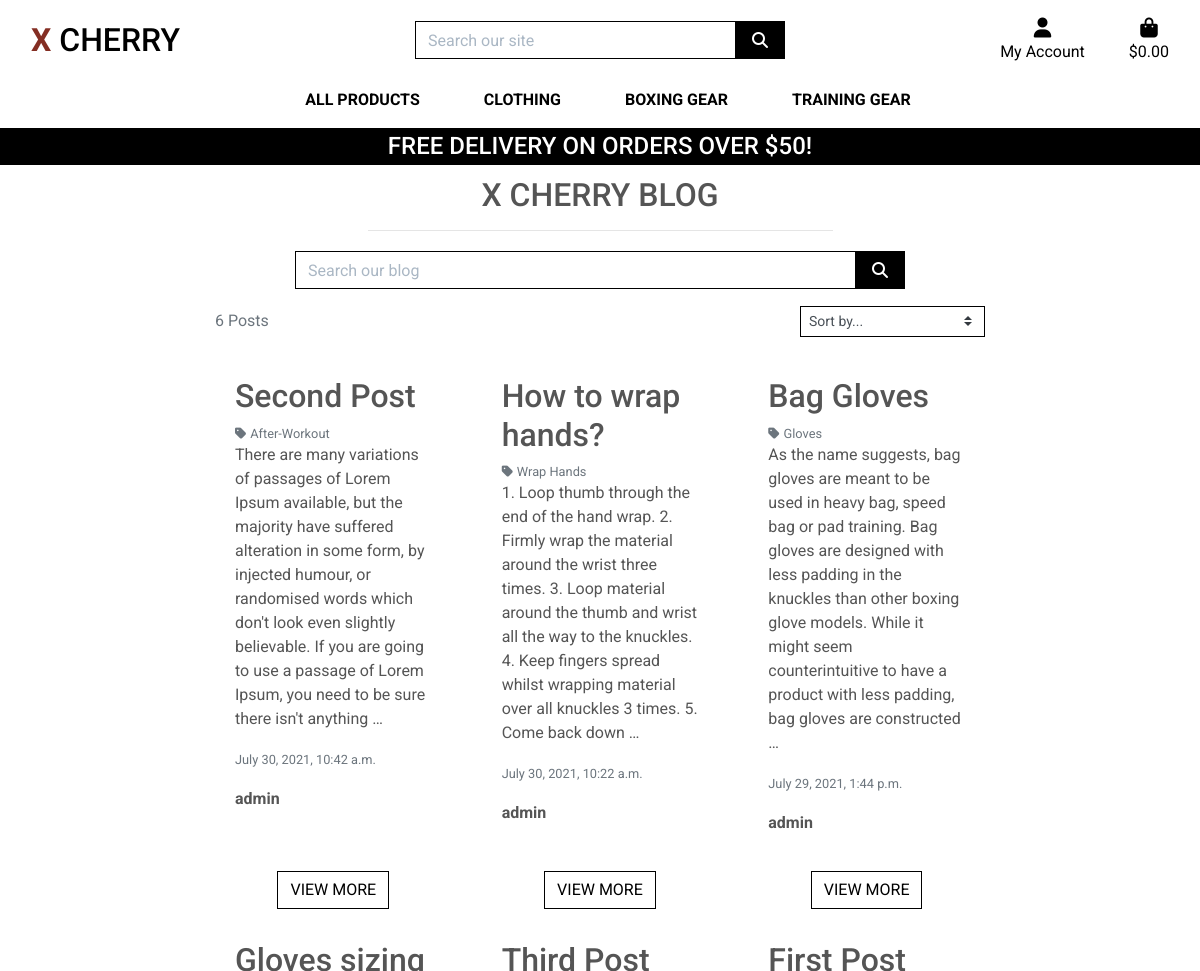
The page /blog/ (upper part) on the database as committed earlier.
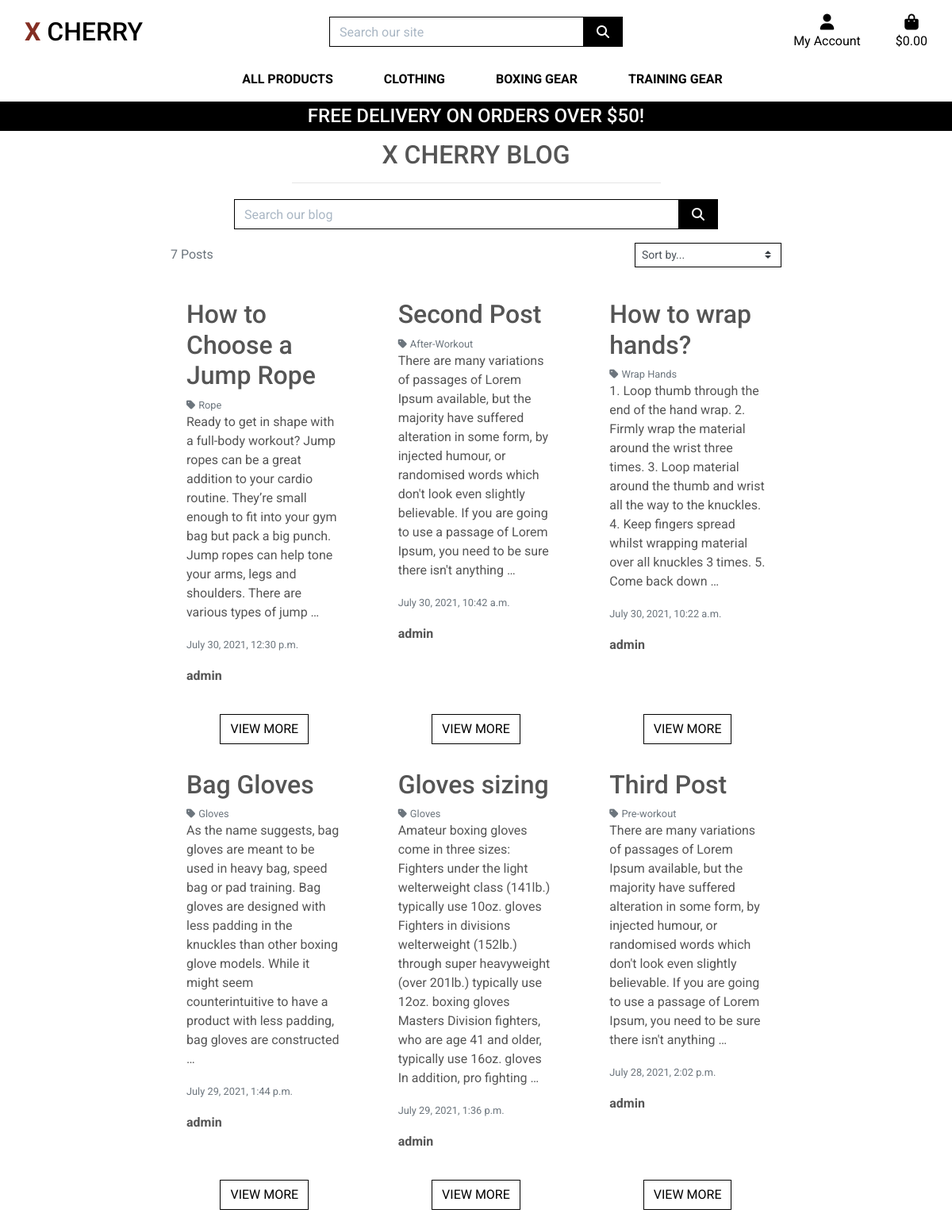
The same page on the database as committed later.
### blog/models.py (models this page shows, shortened)
class Post(models.Model):
    category = models.ForeignKey('Category', null=True, blank=True, on_delete=models.SET_NULL)
    title = models.CharField(max_length=254, null=True, blank=True)
    content = models.CharField(max_length=100000, null=True, blank=True)
    date = models.DateTimeField(auto_now=True)
    created_by = models.CharField(max_length=25, null=True, blank=True)
    class Meta:
        ordering = ['-date']

class Category(models.Model):
    class Meta:
        verbose_name_plural = 'Categories'
    name = models.CharField(max_length=254)
    friendly_name = models.CharField(max_length=254, null=True, blank=True)
    def __str__(self):
        return self.name

### blog/views.py (the view, shortened to what this page needs)
# urls.py: path('', views.posts, name='posts'),
def posts(request):
    posts = Post.objects.all()
    query = None
    categories = None
    sort = None
    direction = None
    current_sorting = f'{sort}_{direction}'
    context = {
        'posts': posts,
        'search_term': query,
        'current_categories': categories,
        'current_sorting': current_sorting,
    }
    return render(request, "blog/blogs.html", context)

### bag/contexts.py (called while the page is built, shortened)
def bag_contents(request):
    bag_items = []
    total = 0
    product_count = 0
    bag = request.session.get('bag', {})
    if total < settings.FREE_DELIVERY_THRESHOLD:
        delivery = total * Decimal(settings.STANDARD_DELIVERY_PERCENTAGE/100)
        free_delivery_delta = settings.FREE_DELIVERY_THRESHOLD - total
    else:
        delivery = 0
        free_delivery_delta = 0
    grand_total = delivery + total
    context = {
        'bag_items': bag_items,
        'total': total,
        'product_count': product_count,
        'delivery': delivery,
        'free_delivery_delta': free_delivery_delta,
        'free_delivery_threshold': settings.FREE_DELIVERY_THRESHOLD,
        'grand_total': grand_total,
    }
    return context

### blog/templates/blog/blogs.html (shortened to what this page needs)
{% extends "base.html" %}
{% load static %}
{% block content %}
<div class="container blog-container">
    <div class="row">
        <div class="col text-center mt-3">
            <h2 class="logo-font">X Cherry Blog</h2>
            <hr class="w-50 mb-1">
        </div>
    </div>
    <div class="row mt-3">
        <div class="col-8 my-auto py-1 py-lg-0 offset-2">
            <form method="GET" action="{% url 'posts' %}">
                <div class="input-group w-100">
                    <input class="form-control border border-black rounded-0" type="text" name="q"
                        placeholder="Search our blog">
                    <div class="input-group-append">
                        <button class="form-control btn btn-black border border-black rounded-0" type="submit">
                            <span class="icon">
                                <i class="fas fa-search"></i>
                            </span>
                        </button>
                    </div>
                </div>
            </form>
        </div>
    </div>
    <div class="row">
        <div class="post-container col-10 offset-1">
            <div class="row mt-1 mb-2">
                <div class="col-12 col-md-6 my-auto order-md-last d-flex justify-content-center justify-content-md-end">
                    <div class="sort-select-wrapper w-50">
                        <select id="sort-selector" class="custom-select custom-select-sm rounded-0 border border-{% if current_sorting != 'None_None' %}info{% else %}black{% endif %}">
                            <option value="reset" {% if current_sorting == 'None_None' %}selected{% endif %}>Sort by...</option>
                        </select>
                    </div>
                </div>
                <div class="col-12 col-md-6">
                    <p class="text-muted mt-3 text-center text-md-left order-md-first">
                        {{ posts|length }} Posts{% if search_term %} found for <strong>"{{ search_term }}"</strong>{% endif %}
                    </p>
                </div>
            </div>
            <div class="row">
                {% for post in posts %}
                    <div class="col-12 col-lg-6 col-xl-4">
                        <div class="card h-100 border-0">
                            <div class="card-body text-left">
                                <h2>{{ post.title }}</h2>
                                {% if post.category %}
                                    <p class="small mt-1 mb-0">
                                        <a href="{% url 'posts' %}?category={{ post.category.name }}" class="text-muted">
                                            <i class="fas fa-tag mr-1"></i>{{ post.category.friendly_name }}
                                        </a>
                                    </p>
                                {% endif %}
                                <p>{{ post.content|truncatewords:50 }}</p>
                                <p><small class="text-muted">{{ post.date }}</small></p>
                                <p><strong>{{ post.created_by }}</strong></p>
                            </div>
                            <div class="card-footer bg-white pt-0 border-0 text-center">
                                <a href="{% url 'blog_post_detail' post.id %}" class="btn btn-outline-black rounded-0">
                                    <span class="text-uppercase">view more</span>
                                </a>
                            </div>
                        </div>
                    </div>
                {% endfor %}
            </div>
        </div>
    </div>
</div>
{% endblock %}

Rows that differ between the two databases and show on the page:
added Post: title "How to Choose a Jump Rope", category.friendly_name "Rope", content "Ready to get in shape with a full-body workout? Jump ropes can be a great addition to your cardio routine. They’re small enough to fit into your gym bag but pack a big punch. Jump ropes can help tone your arms, legs and shoulders. There are various types of jump …", date "July 30, 2021, 12:30 p.m.", created_by "admin"
now on this page (row unchanged): Post: title "Gloves sizing", category.friendly_name "Gloves", content "Amateur boxing gloves come in three sizes: Fighters under the light welterweight class (141lb.) typically use 10oz. gloves Fighters in divisions welterweight (152lb.) through super heavyweight (over 201lb.) typically use 12oz. boxing gloves Masters Division fighters, who are age 41 and older, typically use 16oz. gloves In addition, pro fighting …", date "July 29, 2021, 1:36 p.m.", created_by "admin"
now on this page (row unchanged): Post: title "Third Post", category.friendly_name "Pre-workout", content "There are many variations of passages of Lorem Ipsum available, but the majority have suffered alteration in some form, by injected humour, or randomised words which don't look even slightly believable. If you are going to use a passage of Lorem Ipsum, you need to be sure there isn't anything …", date "July 28, 2021, 2:02 p.m.", created_by "admin"
Other text that changed with them:
{{ posts|length }}: "6" → "7"
